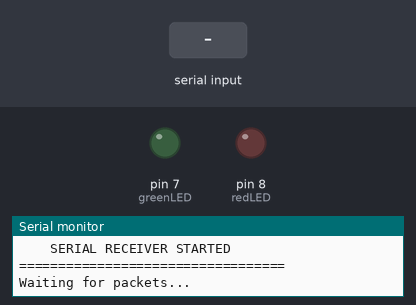
The sketch below on a simulated Arduino Mega 2560, built with avr-gcc and run on an emulated ATmega2560. Shown: output pins drawn as LEDs (lit = HIGH), the last lines printed to the serial monitor. Inputs (shaded band) come from the test bench.

Above: at 1.2 s.
1.3 s: "PACKET:\n" received over the second serial link
At 2.7 s:
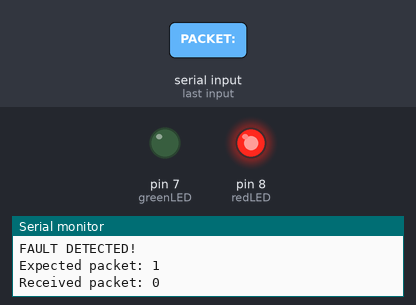
Timing chart, 0 to 4.3 s (numbered marks = the images above; inputs shaded):
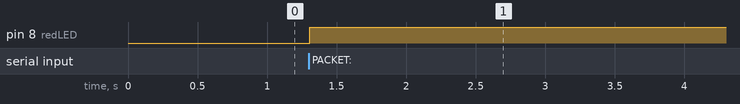

Measured:
- after the input at 1.3 s, pin 8 (redLED): LOW → HIGH at once

The sketch:

sketch_oct26areceived.ino
```cpp
const int greenLED = 7;
const int redLED = 8;

int expectedPacket = 1;

void setup() {
  Serial.begin(9600);
  Serial1.begin(9600);
  Serial1.setTimeout(200);

  pinMode(greenLED, OUTPUT);
  pinMode(redLED, OUTPUT);

  digitalWrite(greenLED, LOW);
  digitalWrite(redLED, LOW);

  Serial.println("==================================");
  Serial.println("    SERIAL RECEIVER STARTED");
  Serial.println("==================================");
  Serial.println("Waiting for packets...");
}

void loop() {
  if (Serial1.available()) {
    String message = Serial1.readStringUntil('\n');
    message.trim();

    if (message.startsWith("PACKET:")) {
      int receivedPacket = message.substring(7).toInt();

      if (receivedPacket == expectedPacket) {
        digitalWrite(greenLED, HIGH);
        digitalWrite(redLED, LOW);

        Serial.print("SUCCESS: Packet received = ");
        Serial.println(receivedPacket);
      } else {
        digitalWrite(greenLED, LOW);
        digitalWrite(redLED, HIGH);

        Serial.println("FAULT DETECTED!");
        Serial.print("Expected packet: ");
        Serial.println(expectedPacket);
        Serial.print("Received packet: ");
        Serial.println(receivedPacket);
      }

      expectedPacket = receivedPacket + 1;
    }
  }
}
```
